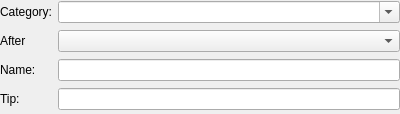
<?xml version="1.0" encoding="UTF-8"?>
<ui version="4.0">
 <class>KPlato::EditViewPanel</class>
 <widget class="QWidget" name="KPlato::EditViewPanel">
  <property name="geometry">
   <rect>
    <x>0</x>
    <y>0</y>
    <width>400</width>
    <height>114</height>
   </rect>
  </property>
  <layout class="QGridLayout">
   <property name="margin">
    <number>0</number>
   </property>
   <item row="0" column="0">
    <widget class="QLabel" name="label_3">
     <property name="text">
      <string>Category:</string>
     </property>
     <property name="buddy">
      <cstring>category</cstring>
     </property>
    </widget>
   </item>
   <item row="0" column="1">
    <widget class="KComboBox" name="category">
     <property name="editable">
      <bool>true</bool>
     </property>
     <property name="insertPolicy">
      <enum>QComboBox::InsertAlphabetically</enum>
     </property>
     <property name="autoCompletion">
      <bool>false</bool>
     </property>
    </widget>
   </item>
   <item row="1" column="0">
    <widget class="QLabel" name="label">
     <property name="text">
      <string>After</string>
     </property>
     <property name="buddy">
      <cstring>insertAfter</cstring>
     </property>
    </widget>
   </item>
   <item row="1" column="1">
    <widget class="KComboBox" name="insertAfter">
     <property name="insertPolicy">
      <enum>QComboBox::InsertAlphabetically</enum>
     </property>
     <property name="autoCompletion">
      <bool>false</bool>
     </property>
    </widget>
   </item>
   <item row="2" column="0">
    <widget class="QLabel" name="label_4">
     <property name="text">
      <string>Name:</string>
     </property>
     <property name="buddy">
      <cstring>viewname</cstring>
     </property>
    </widget>
   </item>
   <item row="2" column="1">
    <widget class="QLineEdit" name="viewname"/>
   </item>
   <item row="3" column="0">
    <widget class="QLabel" name="label_5">
     <property name="text">
      <string>Tip:</string>
     </property>
     <property name="buddy">
      <cstring>tooltip</cstring>
     </property>
    </widget>
   </item>
   <item row="3" column="1">
    <widget class="QLineEdit" name="tooltip"/>
   </item>
  </layout>
 </widget>
 <layoutdefault spacing="6" margin="0"/>
 <customwidgets>
  <customwidget>
   <class>KComboBox</class>
   <extends>QComboBox</extends>
   <header>kcombobox.h</header>
  </customwidget>
 </customwidgets>
 <resources/>
 <connections/>
</ui>
